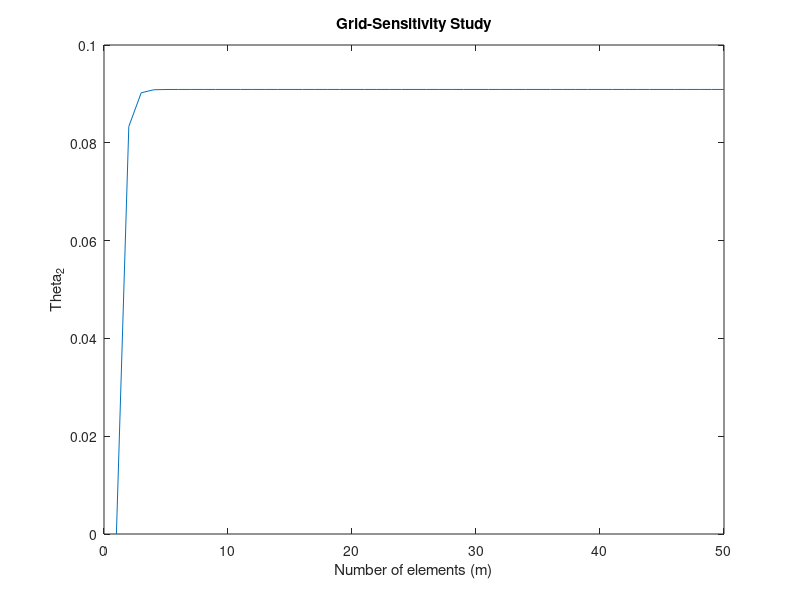
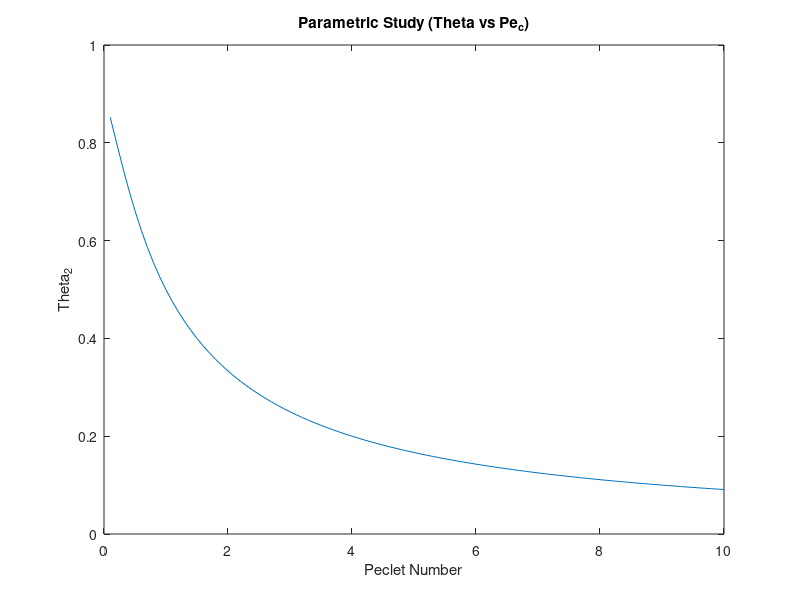

The MATLAB source for these figures, in order:
%Code to perform the grid Sensitivity Study and plot Theta vs number of Nodes
clear
L=1;
Pe_c=10;
m=1;
Theta_M=[];
Theta_P=[];
M=[];
P=[];
p=0.1;
j=1;
while(m<=50)
  Theta=zeros(1,m+1);
  Theta(1)=1;
  Theta(m+1)=0;
  D=(-(2+Pe_c))*ones(1,m);
  D(1)=1;
  A=(1+Pe_c)*ones(1,m);
  A(m)=0;
  A(1)=0;
  B=ones(1,m);
  B(1:2)=0;
  C=zeros(1,m);
  C(1)=1;
  C(2)=-1;
  for i=2:m
    w=B(i)/D(i-1);
    D(i)=D(i)-w*A(i-1);
    C(i)=C(i)-w*C(i-1);
  endfor
  Theta(m)=C(m)/D(m);
  for i=m-1:-1:1
    Theta(i)=(C(i)-A(i)*Theta(i+1))/D(i);
  endfor
  Theta_M(m)= Theta(2);
  M(m)=m;
  m+=1;
endwhile
while(p<=10)
  m=10;
  Pe_c=p;
  Theta=zeros(1,m+1);
  Theta(1)=1;
  Theta(m+1)=0;
  D=(-(2+Pe_c))*ones(1,m);
  D(1)=1;
  A=(1+Pe_c)*ones(1,m);
  A(m)=0;
  A(1)=0;
  B=ones(1,m);
  B(1:2)=0;
  C=zeros(1,m);
  C(1)=1;
  C(2)=-1;
  for i=2:m
    w=B(i)/D(i-1);
    D(i)=D(i)-w*A(i-1);
    C(i)=C(i)-w*C(i-1);
  endfor
  Theta(m)=C(m)/D(m);
  for i=m-1:-1:1
    Theta(i)=(C(i)-A(i)*Theta(i+1))/D(i);
  endfor
  Theta_P(j)= Theta(2);
  P(j)=p;
  p+=0.1;
  j+=1;
endwhile
figure(1)
plot(M,Theta_M)
xlabel("Number of elements (m)")
ylabel("Theta_2")
title("Grid-Sensitivity Study")
hold off
figure(2)
plot(P,Theta_P)
xlabel("Peclet Number")
ylabel("Theta_2")
title("Parametric Study (Theta vs Pe_c)")
saveas(1,"Grid_Sensitivity.png")
saveas(2,"Parmetric.png")
